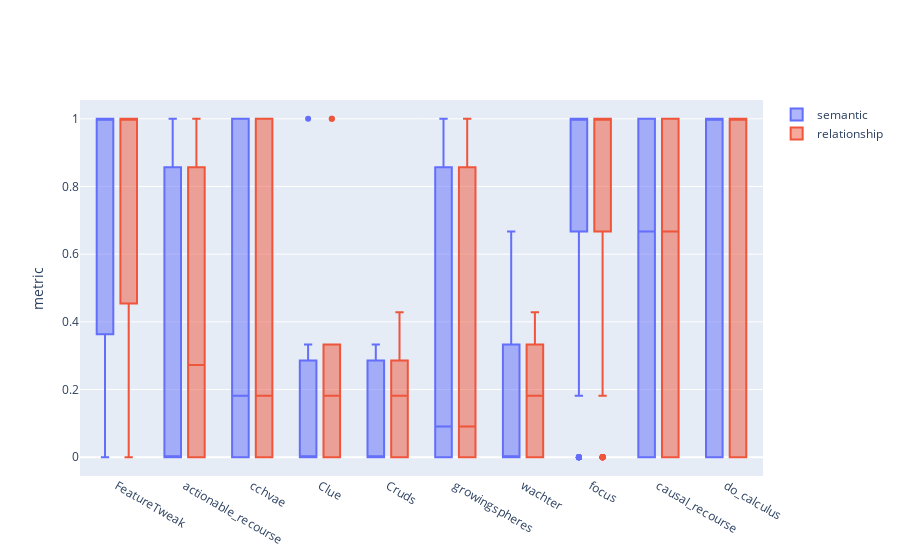

Notebook source saved alongside this figure:
### Code cell
import plotly.graph_objects as go
import numpy as np
np.random.seed(1)

fig = go.Figure()
fig.add_trace(go.Box(x=df["CF"], y=df["semantic"], name='semantic') )
fig.add_trace(go.Box(x=df["CF"], y=df["correct_relationships"],name='relationship'))

fig.update_layout(
    yaxis_title='metric',
    boxmode='group' # group together boxes of the different traces for each value of x
)

fig.show()

### Figure 1 — Plotly figure (JSON) as saved in the notebook; plotly's stock layout.template omitted (floating-point values rounded to 4 significant figures; data arrays with more than 128 entries replaced by an {"elided": "..."} marker saying what was removed)
{"data": [{"name": "semantic", "type": "box", "x": {"elided": "7532 str values"}, "y": {"elided": "7532 float values"}}, {"name": "relationship", "type": "box", "x": {"elided": "7532 str values"}, "y": {"elided": "7532 float values"}}], "layout": {"boxmode": "group", "yaxis": {"title": {"text": "metric"}}}}
